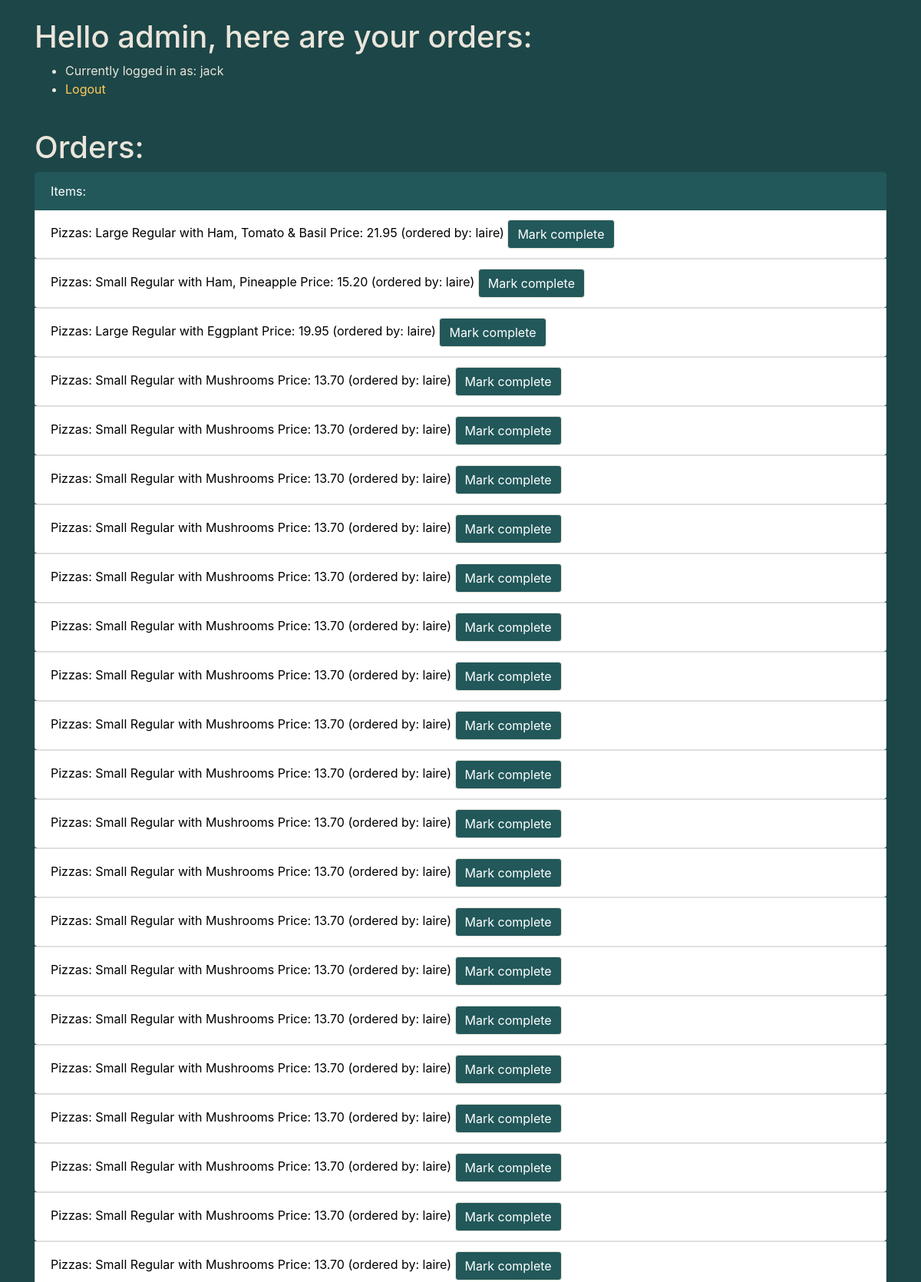
The app's page / (signed in, upper part) with its own data.
### orders/models.py (models this page shows)
class PizzaOrder(models.Model):
    foodsize = models.ForeignKey(
        FoodSize, on_delete=models.CASCADE, related_name='pizza')
    toppings = models.ManyToManyField(
        PizzaTopping, blank=True, related_name='pizza')
    food_type = models.ForeignKey(
        PizzaType,  on_delete=models.CASCADE, related_name='pizza')
    user = models.CharField(max_length=65)
    status = models.CharField(max_length=20, choices=[
        ('Draft', 'Draft'),
        ('Ordered', 'Ordered'),
        ('Complete', 'Complete')
        ])
    reg_pizza_type = models.CharField(max_length=65)
    @property
    def get_price(self):
        topping_count = self.toppings.count()
        if topping_count > 3:
            raise ValidationError("You can't select more than three toppings")
        if topping_count == 0:
            if self.foodsize.size == 'Small':
                price = Price.objects.get(
                    menu_item=f'{self.food_type} Pizza {self.reg_pizza_type}', food_type='Pizza').small
            elif self.foodsize.size == 'Large':
                price = Price.objects.get(
                    menu_item=f'{self.food_type} Pizza {self.reg_pizza_type}', food_type='Pizza').large
        elif self.foodsize.size == 'Small':
            price = Price.objects.get(
                menu_item=f'{self.food_type} Pizza {topping_count} Topping', food_type='Pizza').small
        elif self.foodsize.size == 'Large':
            price = Price.objects.get(
                menu_item=f'{self.food_type} Pizza {topping_count} Topping', food_type='Pizza').large
        else:
            price = 'none'
        return price
    def __str__(self):
        toppings = ", ".join(str(seg) for seg in self.toppings.all())
        return f'{self.foodsize} {self.food_type} with {toppings} Price: {self.get_price}'

class PizzaTopping(models.Model):
    name = models.CharField(max_length=64)
    def __str__(self):
        return f'{self.name}'

class FoodSize(models.Model):
    size = models.CharField(max_length=65)
    def __str__(self):
        return f'{self.size}'

class PizzaType(models.Model):
    name = models.CharField(max_length=64)
    def __str__(self):
        return f'{self.name}'

class Price(models.Model):
    menu_item = models.CharField(max_length=65)
    food_type = models.CharField(max_length=65, choices=[
        ('Pizza', 'Pizza'),
        ('Pasta', 'Pasta'),
        ('Salad', 'Salad'),
        ('Platter', 'Platter'),
        ('Sub', 'Sub'),
        ('Topping', 'Topping')
    ])
    small = models.DecimalField(max_digits=10, decimal_places=2)
    large = models.DecimalField(max_digits=10, decimal_places=2)
    def __str__(self):
        return f'{self.menu_item}'

### orders/views.py (the view)
# urls.py: path("", views.index, name="index"),
def index(request):
    if not request.user.is_authenticated:
        return render(request, "orders/fancy_login.html", {"message": None})
    if request.method == 'POST':
        order_data = request.POST
        order_to_basket(order_data, request)
    basket_data, basket_total = get_basket_contents(request)
    checkout_data = get_processed_orders()
    context = {
        "user": request.user,
        "basket": basket_data,
        "basket_total": basket_total,
        "checkout": checkout_data,
        "menu": {
            'Pizzas': [str(i) for i in Price.objects.all() if i.food_type == 'Pizza'],
            'Pastas': [str(i) for i in Price.objects.all() if i.food_type == 'Pasta'],
            'Salads': [str(i) for i in Price.objects.all() if i.food_type == 'Salad'],
            'Platters': [str(i) for i in Price.objects.all() if i.food_type == 'Platter'],
            'Subs': [str(i) for i in Price.objects.all() if i.food_type == 'Sub'],
        },
        "pizza_toppings": PizzaTopping.objects.all(),
        "sub_toppings": SubTopping.objects.all(),
    }
    if User.objects.get(username=request.user).is_staff:
        return render(request, "orders/admin.html", context)
    else:
        return render(request, "orders/user.html", context)

### orders/models.py (called while the page is built)
    def __str__(self):
        return f'{self.name}'

    @property
    def get_price(self):
        print(self.foodsize.size)
        if self.foodsize.size == 'Small':
            price = Price.objects.get(
                menu_item=self.food_type, food_type='Platter').small
        elif self.foodsize.size == 'Large':
            price = Price.objects.get(
                menu_item=self.food_type, food_type='Platter').large
        else:
            price = 'none'
        return price

    def __str__(self):
        return f'{self.foodsize} {self.food_type} Price: {self.get_price}'

### orders/views.py (called while the page is built)
def get_processed_orders():
    checkout_data = {
        'Pizzas': [(i.id, i.user, i) for i in PizzaOrder.objects.filter(status='Ordered')],
        'Subs': [(i.id, i.user, i) for i in SubOrder.objects.filter(status='Ordered')],
        'Pastas': [(i.id, i.user, i) for i in PastaOrder.objects.filter(status='Ordered')],
        'Salads': [(i.id, i.user, i) for i in SaladOrder.objects.filter(status='Ordered')],
        'Platters': [(i.id, i.user, i) for i in PlatterOrder.objects.filter(status='Ordered')]
    }
    return checkout_data

def get_basket_contents(request):
    basket_data = {
        'Pizzas': [(i.get_price, i) for i in PizzaOrder.objects.filter(user=request.user.username, status='Draft')],
        'Subs': [(i.get_price, i) for i in SubOrder.objects.filter(user=request.user.username, status='Draft')],
        'Pastas': [(i.get_price, i) for i in PastaOrder.objects.filter(user=request.user.username, status='Draft')],
        'Salads': [(i.get_price, i) for i in SaladOrder.objects.filter(user=request.user.username, status='Draft')],
        'Platters': [(i.get_price, i) for i in PlatterOrder.objects.filter(user=request.user.username, status='Draft')],
    }
    basket_amounts = [i for i in basket_data.values()][0]
    basket_total = sum([i[0] for i in basket_amounts])
    return basket_data, basket_total

### orders/templates/orders/admin.html (shortened to what this page needs)
{% extends 'orders/base.html' %}
{% load static %}
{% block content %}
<div class="container">
<br>
<h1>Hello admin, {{ user.first_name }} here are your orders:</h1>
<ul>
  <li>Currently logged in as: {{ user.username }}</li>
  <li><a href="{% url 'logout' %}">Logout</a></li>
</ul>
<br>
</div>
<div class="container">
<h1>Orders:</h1>
<ul class="list-group">
  <li class="list-group-item active">Items:</li>
  {% for key, items in checkout.items  %}
      {% for id, user, item in items %}
      <form method="post" action="{% url 'order_status' %}">
      <li class="list-group-item">{{key}}: {{item}} (ordered by: {{ user }})
        <button type="submit" name="admin_form" class="btn btn-primary">Mark complete</button>
        </li>
      </form>
    {% endfor %}
  {% endfor %}
</ul>
</div>
{% endblock %}

### orders/templates/orders/base.html (shortened to what this page needs)
<!doctype html>
<html lang="en">
  <head>
    {% load static %}
    <link rel="stylesheet" href="https://maxcdn.bootstrapcdn.com/bootstrap/4.0.0/css/bootstrap.min.css">
    <link rel="stylesheet" href="{% static "orders/style.css" %}">
  </head>
  <body>
    {% block content %}
    {% endblock  %}
  </body>
</html>

### orders/static/orders/style.css (style rules this page uses)
body, html { margin: 0; padding: 0; height: 100%; background: #1d4648 !important; }
body h1, html h1 { color: #eae5db; }
body li, html li { color: #eae5db; }
a { color: #ffcc59; }
.btn-primary { background-color: #22585a; border-color: #eae5db; }
.list-group-item.active { background-color: #22585a; border-color: #22585a; }
.list-group-item { color: black; }

### records on screen
PizzaOrder: key "Pizzas", id+foodsize+food_type "Large Regular with Ham, Tomato & Basil Price: 21.95", user "laire"
PizzaOrder: key "Pizzas", id+foodsize+food_type "Small Regular with Ham, Pineapple Price: 15.20", user "laire"
PizzaOrder: key "Pizzas", id+foodsize+food_type "Large Regular with Eggplant Price: 19.95", user "laire"
PizzaOrder: key "Pizzas", id+foodsize+food_type "Small Regular with Mushrooms Price: 13.70", user "laire"
PizzaOrder: key "Pizzas", id+foodsize+food_type "Small Regular with Mushrooms Price: 13.70", user "laire"
PizzaOrder: key "Pizzas", id+foodsize+food_type "Small Regular with Mushrooms Price: 13.70", user "laire"
PizzaOrder: key "Pizzas", id+foodsize+food_type "Small Regular with Mushrooms Price: 13.70", user "laire"
PizzaOrder: key "Pizzas", id+foodsize+food_type "Small Regular with Mushrooms Price: 13.70", user "laire"
PizzaOrder: key "Pizzas", id+foodsize+food_type "Small Regular with Mushrooms Price: 13.70", user "laire"
PizzaOrder: key "Pizzas", id+foodsize+food_type "Small Regular with Mushrooms Price: 13.70", user "laire"
PizzaOrder: key "Pizzas", id+foodsize+food_type "Small Regular with Mushrooms Price: 13.70", user "laire"
PizzaOrder: key "Pizzas", id+foodsize+food_type "Small Regular with Mushrooms Price: 13.70", user "laire"
PizzaOrder: key "Pizzas", id+foodsize+food_type "Small Regular with Mushrooms Price: 13.70", user "laire"
PizzaOrder: key "Pizzas", id+foodsize+food_type "Small Regular with Mushrooms Price: 13.70", user "laire"
PizzaOrder: key "Pizzas", id+foodsize+food_type "Small Regular with Mushrooms Price: 13.70", user "laire"
PizzaOrder: key "Pizzas", id+foodsize+food_type "Small Regular with Mushrooms Price: 13.70", user "laire"
PizzaOrder: key "Pizzas", id+foodsize+food_type "Small Regular with Mushrooms Price: 13.70", user "laire"
PizzaOrder: key "Pizzas", id+foodsize+food_type "Small Regular with Mushrooms Price: 13.70", user "laire"
PizzaOrder: key "Pizzas", id+foodsize+food_type "Small Regular with Mushrooms Price: 13.70", user "laire"
PizzaOrder: key "Pizzas", id+foodsize+food_type "Small Regular with Mushrooms Price: 13.70", user "laire"
PizzaOrder: key "Pizzas", id+foodsize+food_type "Small Regular with Mushrooms Price: 13.70", user "laire"
PizzaOrder: key "Pizzas", id+foodsize+food_type "Small Regular with Mushrooms Price: 13.70", user "laire"

### other values on screen
{{ user.username }} "jack"
